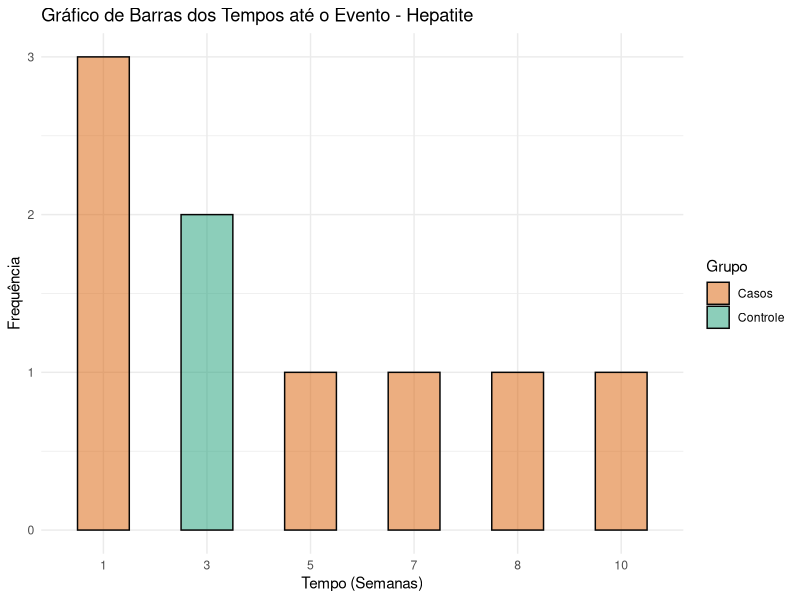
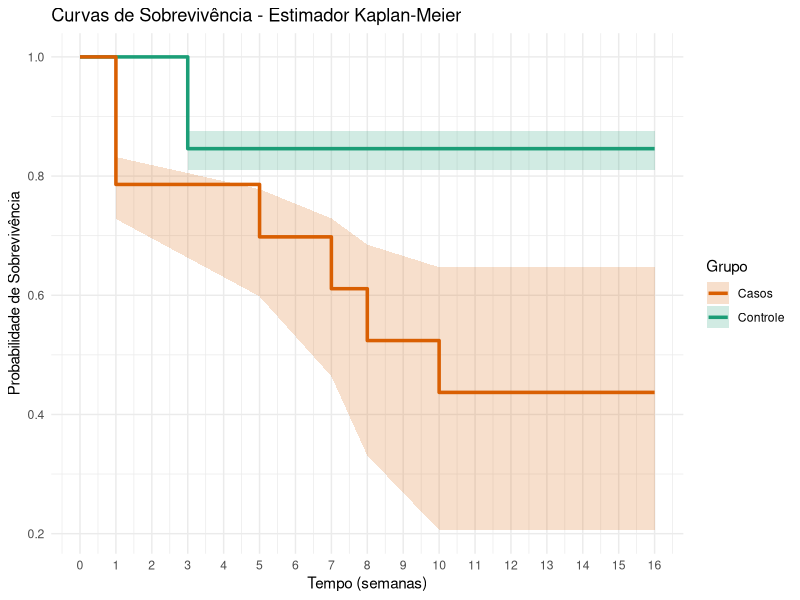
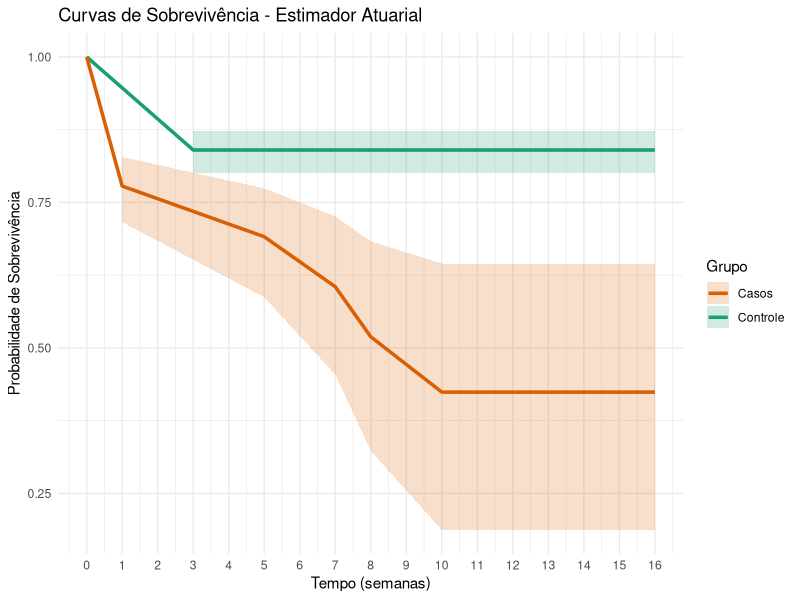
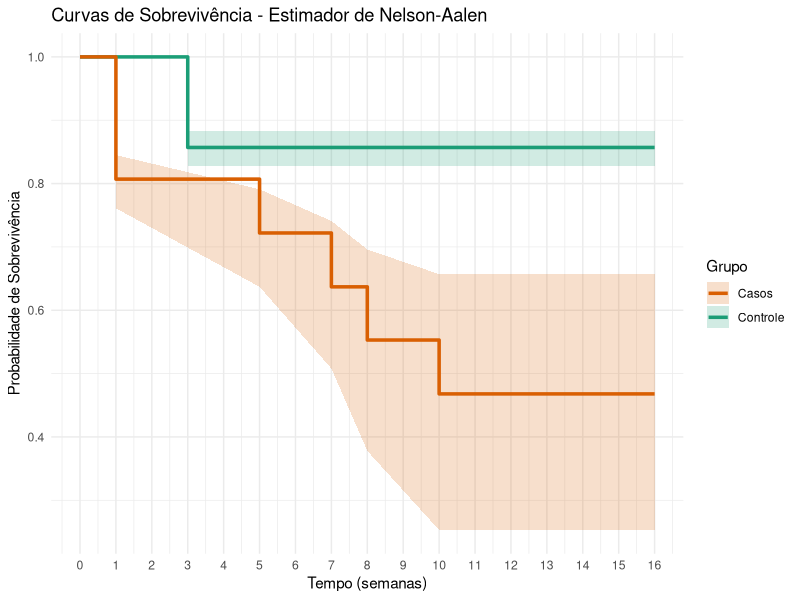

Write the R code that produced these figures, in order.
## ---- chunk 1
# Carregamento dos pacotes necessários

# Pacote para análise de sobrevivência
# install.packages("survival")
library(survival)

# Pacote para visualização dos dados
# install.packages("ggplot2")
library(ggplot2)

# Pacote para manipulação de dados
# install.packages("dplyr")
library(dplyr)
## ---- chunk 2
########## Estimador Atuarial ###########
eact <- function(time, evento, classEvento = 1, alpha = 0.05, conf = "normal") {
  tempo_evento <- sort(unique(time[evento == classEvento]))

  data <- data.frame(
    time = tempo_evento,
    n_risk = NA,
    n_event = NA,
    censured = NA,
    n_risk_adj = NA,
    q_i = NA,
    p_i = NA,
    S_t_i = NA,
    std_error = NA,
    lower = NA,
    upper = NA
  )

  S_t_back <- 1

  for (i in seq_along(data$time)) {
    t <- data$time[i]

    data$n_risk[i] <- sum(time >= t)
    data$n_event[i] <- sum(time == t & evento == classEvento)
    data$censured[i] <- sum(time == t & evento != classEvento)
    data$n_risk_adj[i] <- data$n_risk[i] - data$censured[i] / 2

    if (data$n_risk_adj[i] > 0) {
      data$q_i[i] <- data$n_event[i] / data$n_risk_adj[i]
      data$p_i[i] <- 1 - data$q_i[i]
      data$S_t_i[i] <- S_t_back * data$p_i[i]
      S_t_back <- data$S_t_i[i]
    } else {
      data$S_t_i[i] <- S_t_back
    }

    # Variância (usada nos dois métodos)
    var_S_t <- data$S_t_i[i]^2 * sum(data$q_i[1:i] / (data$n_risk_adj[1:i] * data$p_i[1:i]))
    data$std_error[i] <- sqrt(var_S_t)

    if (conf == "normal") {
      data$upper[i] <- data$S_t_i[i] + qnorm(1 - alpha / 2) * data$std_error[i]
      data$lower[i] <- data$S_t_i[i] - qnorm(1 - alpha / 2) * data$std_error[i]
    }

    if (conf == "log-log") {
      if (data$S_t_i[i] > 0 && data$S_t_i[i] < 1) {
        loglog_S <- log(-log(data$S_t_i[i]))
        se_loglog <- sqrt(sum(data$q_i[1:i] / (data$n_risk_adj[1:i] * data$p_i[1:i])))
        z <- qnorm(1 - alpha / 2)
        lower_loglog <- loglog_S - z * se_loglog
        upper_loglog <- loglog_S + z * se_loglog
        data$lower[i] <- exp(-exp(upper_loglog))
        data$upper[i] <- exp(-exp(lower_loglog))
      } else {
        data$lower[i] <- NA
        data$upper[i] <- NA
      }
    }
  }
  cols_to_round <- c("n_risk_adj", "q_i", "p_i", "S_t_i", "std_error", "lower", "upper")
  data[cols_to_round] <- round(data[cols_to_round], 3)

  return(data)
}


########### Estimador de Kaplan-Meier ###########
ekm <- function(time, evento, classEvento = 1, alpha = 0.05, conf = "normal") {
  tempo_evento <- sort(unique(time[evento == classEvento]))

  data <- data.frame(
    time = tempo_evento,
    n_risk = NA,
    n_event = NA,
    censured = NA,
    q_i = NA,
    p_i = NA,
    S_t_i = NA,
    std_error = NA,
    lower = NA,
    upper = NA
  )

  S_t_back <- 1

  for (i in seq_along(data$time)) {
    t <- data$time[i]

    data$n_risk[i] <- sum(time >= t)
    data$n_event[i] <- sum(time == t & evento == classEvento)
    data$censured[i] <- sum(time == t & evento != classEvento)

    if (data$n_risk[i] > 0) {
      data$q_i[i] <- data$n_event[i] / data$n_risk[i]
      data$p_i[i] <- 1 - data$q_i[i]
      data$S_t_i[i] <- S_t_back * data$p_i[i]
      S_t_back <- data$S_t_i[i]
    } else {
      data$S_t_i[i] <- S_t_back
    }

    term <- data$n_event[1:i] / (data$n_risk[1:i] * (data$n_risk[1:i] - data$n_event[1:i]))
    term[is.infinite(term)] <- 0
    var_S_t <- data$S_t_i[i]^2 * sum(term, na.rm = TRUE)

    data$std_error[i] <- sqrt(var_S_t)

    if (conf == "log-log") {
      if (data$S_t_i[i] > 0 && data$S_t_i[i] < 1) {
        z <- qnorm(1 - alpha / 2)
        var_loglog <- sum(term, na.rm = TRUE)
        loglog_S <- log(-log(data$S_t_i[i]))

        lower_loglog <- loglog_S - z * sqrt(var_loglog)
        upper_loglog <- loglog_S + z * sqrt(var_loglog)

        data$lower[i] <- exp(-exp(upper_loglog))
        data$upper[i] <- exp(-exp(lower_loglog))
      } else {
        data$lower[i] <- NA
        data$upper[i] <- NA
      }
    }

    if (conf == "normal") {
      if (data$S_t_i[i] > 0 && data$S_t_i[i] < 1) {
        data$upper[i] <- data$S_t_i[i] + qnorm(1 - alpha / 2) * data$std_error[i]
        data$lower[i] <- data$S_t_i[i] - qnorm(1 - alpha / 2) * data$std_error[i]
      } else {
        data$upper[i] <- NA
        data$lower[i] <- NA
      }
    }
  }
  cols_to_round <- c("q_i", "p_i", "S_t_i", "std_error", "lower", "upper")
  data[cols_to_round] <- round(data[cols_to_round], 3)

  return(data)
}


########## Estimador de Nelson-Aalen ###########
enelson <- function(time, evento, classEvento = 1, alpha = 0.05, conf = "normal") {
  tempo_evento <- sort(unique(time[evento == classEvento]))

  data <- data.frame(
    time = tempo_evento,
    n_risk = NA,
    n_event = NA,
    q_i = NA,
    p_i = NA,
    S_t_i = NA,
    std_error = NA,
    lower = NA,
    upper = NA
  )

  for (i in seq_along(data$time)) {
    t <- data$time[i]

    data$n_risk[i] <- sum(time >= t)
    data$n_event[i] <- sum(time == t & evento == classEvento)

    if (data$n_risk[i] > 0) {
      data$q_i[i] <- data$n_event[i] / data$n_risk[i]
      data$p_i[i] <- 1 - data$q_i[i]
      estimatorNelson <- sum(data$n_event[1:i] / data$n_risk[1:i])
      data$S_t_i[i] <- exp(-estimatorNelson)
    } else {
      data$S_t_i[i] <- 1
    }
    var_S_t <- data$S_t_i[i]**2 * sum(data$n_event[1:i] / data$n_risk[1:i]**2)
    data$std_error[i] <- sqrt(var_S_t)

    if (conf == "log-log") {
      z <- qnorm(1 - alpha / 2)
      if (data$S_t_i[i] > 0 && data$S_t_i[i] < 1) {
        loglog_S <- log(-log(data$S_t_i[i]))
        var_loglog <- sum(data$n_event[1:i] / (data$n_risk[1:i]^2))

        lower_loglog <- loglog_S - z * sqrt(var_loglog)
        upper_loglog <- loglog_S + z * sqrt(var_loglog)

        data$lower[i] <- exp(-exp(upper_loglog))
        data$upper[i] <- exp(-exp(lower_loglog))
      } else {
        data$lower[i] <- NA
        data$upper[i] <- NA
      }
    }

    if (conf == "normal") {
      if (data$S_t_i[i] > 0 && data$S_t_i[i] < 1) {
        data$upper[i] <- data$S_t_i[i] + qnorm(1 - alpha / 2) * data$std_error[i]
        data$lower[i] <- data$S_t_i[i] - qnorm(1 - alpha / 2) * data$std_error[i]
      } else {
        data$upper[i] <- NA
        data$lower[i] <- NA
      }
    }
  }

  cols_to_round <- c("q_i", "p_i", "S_t_i", "std_error", "lower", "upper")
  data[cols_to_round] <- round(data[cols_to_round], 3)

  return(data)
}
## ---- chunk 3
########### Hepatite ###########
hControle <- data.frame(
  tempo = c(
    1, 2, 3, 3, 3, 5, 5, 16, 16, 16, 16,
    16, 16, 16, 16
  ),
  evento = c(0, 0, 1, 1, 0, 0, 0, 0, 0, 0, 0, 0, 0, 0, 0)
)

hCasos <- data.frame(
  tempo = c(
    1, 1, 1, 1, 4, 5, 7, 8, 10, 10, 12, 16, 16,
    16
  ),
  evento = c(1, 1, 1, 0, 0, 1, 1, 1, 1, 0, 0, 0, 0, 0)
)
## ---- chunk 4
dados <- rbind(
  data.frame(tempo = hControle$tempo[hControle$evento == 1], grupo = "Controle"),
  data.frame(tempo = hCasos$tempo[hCasos$evento == 1], grupo = "Casos")
)

dados$tempo <- factor(dados$tempo, levels = sort(unique(dados$tempo)))

ggplot(dados, aes(x = tempo, fill = grupo)) +
  geom_bar(position = "identity", alpha = 0.5, color = "#050505", width = 0.5) +
  labs(
    title = "Gráfico de Barras dos Tempos até o Evento - Hepatite",
    x = "Tempo (Semanas)",
    y = "Frequência",
    fill = "Grupo"
  ) +
  scale_fill_manual(values = c("Controle" = "#1b9e77", "Casos" = "#d95f02")) +
  theme_minimal()
## ---- chunk 5
print(length(hControle$tempo))

print(length(hCasos$tempo))
## ---- chunk 6
ekmControle <- ekm(
  time = hControle$tempo,
  evento = hControle$evento,
  classEvento = 1,
  alpha = 0.05,
  conf = "log-log"
)
ekmCasos <- ekm(
  time = hCasos$tempo,
  evento = hCasos$evento,
  classEvento = 1,
  alpha = 0.05,
  conf = "log-log"
)
## ---- chunk 7
print(ekmControle)
## ---- chunk 8
print(ekmCasos)
## ---- chunk 9
# Adiciona manualmente os pontos iniciais e finais
ekmControle_ext <- ekmControle %>%
  add_row(time = 0, S_t_i = 1, lower = NA, upper = NA, .before = 1) %>%
  add_row(
    time = 16,
    S_t_i = tail(ekmControle$S_t_i, 1),
    lower = tail(ekmControle$lower, 1),
    upper = tail(ekmControle$upper, 1)
  )

ekmCasos_ext <- ekmCasos %>%
  add_row(time = 0, S_t_i = 1, lower = NA, upper = NA, .before = 1) %>%
  add_row(
    time = 16,
    S_t_i = tail(ekmCasos$S_t_i, 1),
    lower = tail(ekmCasos$lower, 1),
    upper = tail(ekmCasos$upper, 1)
  )

# Gráfico de escada Kaplan-Meier
ggplot() +
  geom_step(data = ekmControle_ext, aes(x = time, y = S_t_i, color = "Controle"), size = 1.2) +
  geom_step(data = ekmCasos_ext, aes(x = time, y = S_t_i, color = "Casos"), size = 1.2) +
  geom_ribbon(
    data = ekmControle_ext,
    aes(x = time, ymin = lower, ymax = upper, fill = "Controle"), alpha = 0.2
  ) +
  geom_ribbon(
    data = ekmCasos_ext,
    aes(x = time, ymin = lower, ymax = upper, fill = "Casos"), alpha = 0.2
  ) +
  scale_color_manual(values = c("Controle" = "#1b9e77", "Casos" = "#d95f02")) +
  scale_fill_manual(values = c("Controle" = "#1b9e77", "Casos" = "#d95f02")) +
  labs(
    title = "Curvas de Sobrevivência - Estimador Kaplan-Meier",
    x = "Tempo (semanas)",
    y = "Probabilidade de Sobrevivência",
    color = "Grupo",
    fill = "Grupo"
  ) +
  theme_minimal() +
  scale_x_continuous(breaks = seq(0, 16, 1))
## ---- chunk 10
eactControle <- eact(
  time = hControle$tempo,
  evento = hControle$evento,
  classEvento = 1,
  conf = "log-log"
)
eactCasos <- eact(
  time = hCasos$tempo,
  evento = hCasos$evento,
  classEvento = 1,
  conf = "log-log"
)
## ---- chunk 11
print(eactControle)
## ---- chunk 12
print(eactCasos)
## ---- chunk 13
# Adiciona manualmente os pontos iniciais e finais
eactControle_ext <- eactControle %>%
  add_row(time = 0, S_t_i = 1, lower = NA, upper = NA, .before = 1) %>%
  add_row(
    time = 16,
    S_t_i = tail(eactControle$S_t_i, 1),
    lower = tail(eactControle$lower, 1),
    upper = tail(eactControle$upper, 1)
  )

eactCasos_ext <- eactCasos %>%
  add_row(time = 0, S_t_i = 1, lower = NA, upper = NA, .before = 1) %>%
  add_row(
    time = 16,
    S_t_i = tail(eactCasos$S_t_i, 1),
    lower = tail(eactCasos$lower, 1),
    upper = tail(eactCasos$upper, 1)
  )

# Gráfico de sobrevivência atuarial com linhas suaves
ggplot() +
  geom_line(data = eactControle_ext, aes(x = time, y = S_t_i, color = "Controle"), size = 1.2) +
  geom_line(data = eactCasos_ext, aes(x = time, y = S_t_i, color = "Casos"), size = 1.2) +
  geom_ribbon(
    data = eactControle_ext,
    aes(x = time, ymin = lower, ymax = upper, fill = "Controle"), alpha = 0.2
  ) +
  geom_ribbon(
    data = eactCasos_ext,
    aes(x = time, ymin = lower, ymax = upper, fill = "Casos"), alpha = 0.2
  ) +
  scale_color_manual(values = c("Controle" = "#1b9e77", "Casos" = "#d95f02")) +
  scale_fill_manual(values = c("Controle" = "#1b9e77", "Casos" = "#d95f02")) +
  labs(
    title = "Curvas de Sobrevivência - Estimador Atuarial",
    x = "Tempo (semanas)",
    y = "Probabilidade de Sobrevivência",
    color = "Grupo",
    fill = "Grupo"
  ) +
  theme_minimal() +
  scale_x_continuous(breaks = seq(0, 16, 1))
## ---- chunk 14
enelsonControle <- enelson(
  time = hControle$tempo,
  evento = hControle$evento,
  classEvento = 1,
  alpha = 0.05,
  conf = "log-log"
)
enelsonCasos <- enelson(
  time = hCasos$tempo,
  evento = hCasos$evento,
  classEvento = 1,
  alpha = 0.05,
  conf = "log-log"
)
## ---- chunk 15
print(enelsonControle)
## ---- chunk 16
print(enelsonCasos)
## ---- chunk 17
# Adiciona manualmente os pontos iniciais e finais
enelsonControle_ext <- enelsonControle %>%
  add_row(time = 0, S_t_i = 1, lower = NA, upper = NA, .before = 1) %>%
  add_row(
    time = 16,
    S_t_i = tail(enelsonControle$S_t_i, 1),
    lower = tail(enelsonControle$lower, 1),
    upper = tail(enelsonControle$upper, 1)
  )

enelsonCasos_ext <- enelsonCasos %>%
  add_row(time = 0, S_t_i = 1, lower = NA, upper = NA, .before = 1) %>%
  add_row(
    time = 16,
    S_t_i = tail(enelsonCasos$S_t_i, 1),
    lower = tail(enelsonCasos$lower, 1),
    upper = tail(enelsonCasos$upper, 1)
  )

# Gráfico de escada Kaplan-Meier
ggplot() +
  geom_step(data = enelsonControle_ext, aes(x = time, y = S_t_i, color = "Controle"), size = 1.2) +
  geom_step(data = enelsonCasos_ext, aes(x = time, y = S_t_i, color = "Casos"), size = 1.2) +
  geom_ribbon(
    data = enelsonControle_ext,
    aes(x = time, ymin = lower, ymax = upper, fill = "Controle"), alpha = 0.2
  ) +
  geom_ribbon(
    data = enelsonCasos_ext,
    aes(x = time, ymin = lower, ymax = upper, fill = "Casos"), alpha = 0.2
  ) +
  scale_color_manual(values = c("Controle" = "#1b9e77", "Casos" = "#d95f02")) +
  scale_fill_manual(values = c("Controle" = "#1b9e77", "Casos" = "#d95f02")) +
  labs(
    title = "Curvas de Sobrevivência - Estimador de Nelson-Aalen",
    x = "Tempo (semanas)",
    y = "Probabilidade de Sobrevivência",
    color = "Grupo",
    fill = "Grupo"
  ) +
  theme_minimal() +
  scale_x_continuous(breaks = seq(0, 16, 1))
## ---- chunk 18
########### Reincidência de tumor sólido ###########
tumorSolido <- data.frame(
  tempo = c(3, 4, 5.7, 6.5, 6.5, 8.4, 10, 10, 12, 15),
  evento = c(1, 0, 0, 1, 1, 0, 1, 0, 1, 1)
)
